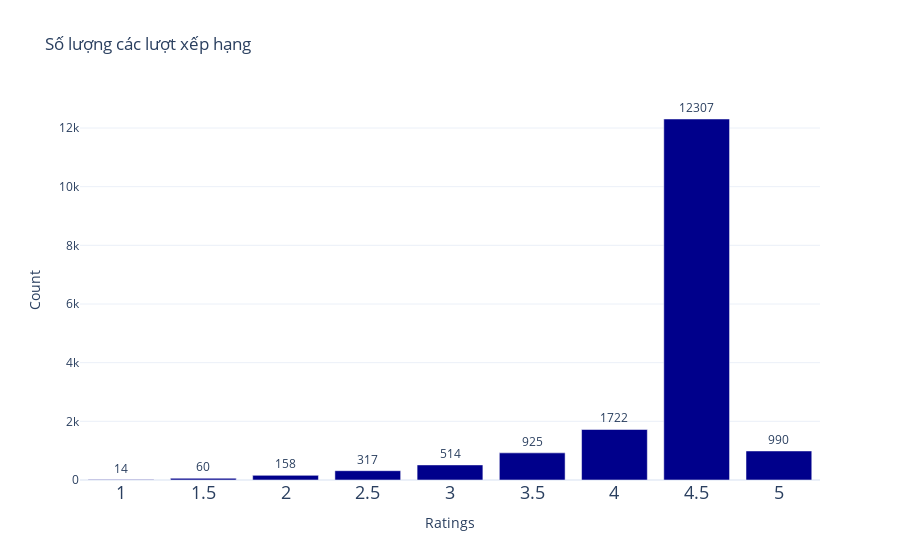

The notebook cell saved with this chart:
### Code cell
a = []
b = []
for x,y in games['Average User Rating'].value_counts().iteritems():
    a.append(x)
    b.append(y)
    
     
fig = go.Figure([go.Bar(x=a, y=b , text=b, textposition='outside', marker_color='darkblue')])
fig.update_layout(template='plotly_white',title_text='Số lượng các lượt xếp hạng')
fig.update_yaxes(title_text='Count')
fig.update_xaxes(title_text='Ratings',tickfont_size=18)
fig.show()

### Figure 1 — Plotly figure (JSON) as saved in the notebook; plotly's stock layout.template omitted (floating-point values rounded to 4 significant figures)
{"data": [{"marker": {"color": "darkblue"}, "text": ["12307", "1722", "990", "925", "514", "317", "158", "60", "14"], "textposition": "outside", "type": "bar", "x": [4.5, 4, 5, 3.5, 3, 2.5, 2, 1.5, 1], "y": [12307, 1722, 990, 925, 514, 317, 158, 60, 14]}], "layout": {"title": {"text": "Số lượng các lượt xếp hạng"}, "xaxis": {"tickfont": {"size": 18}, "title": {"text": "Ratings"}}, "yaxis": {"title": {"text": "Count"}}}}
